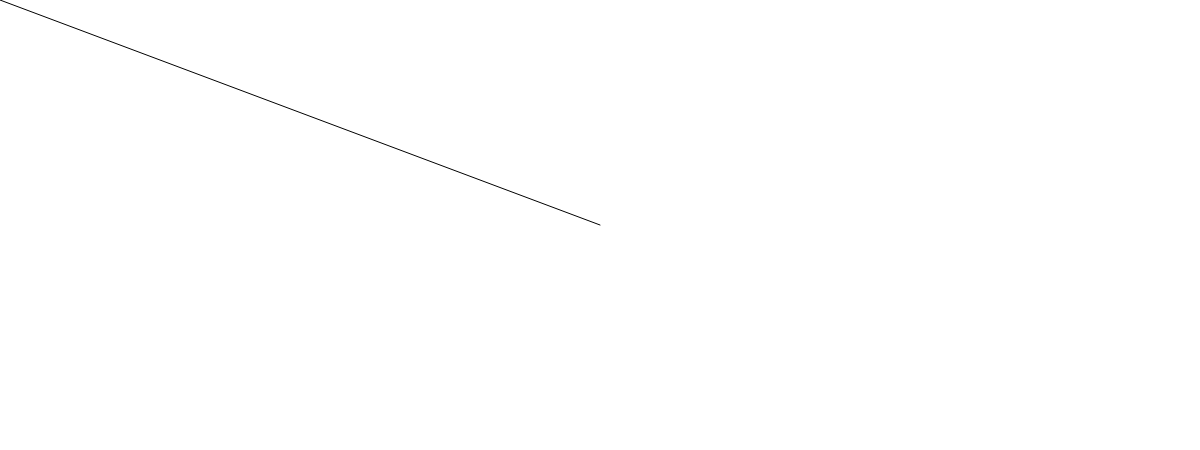
Frame 1 (no input)
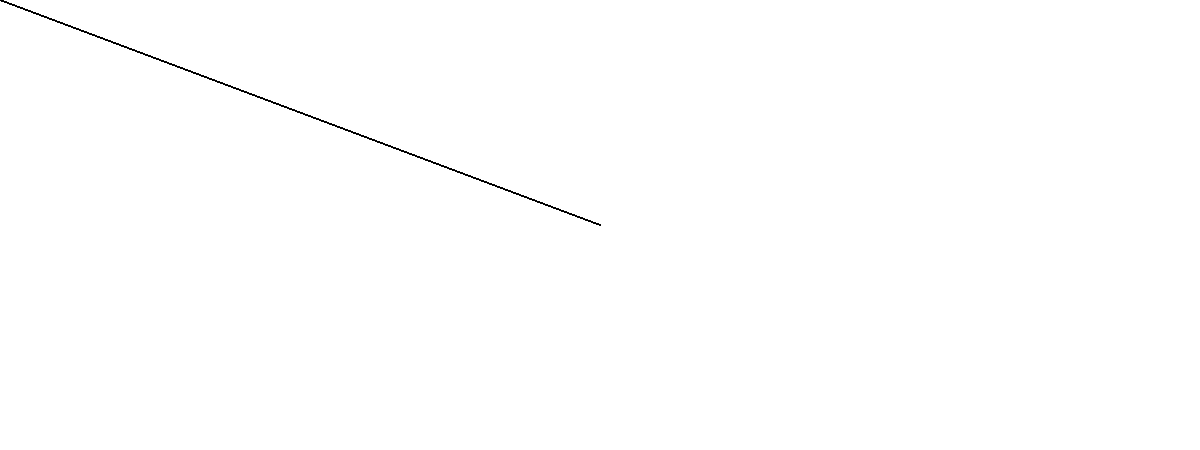
Frame 60 (no input)
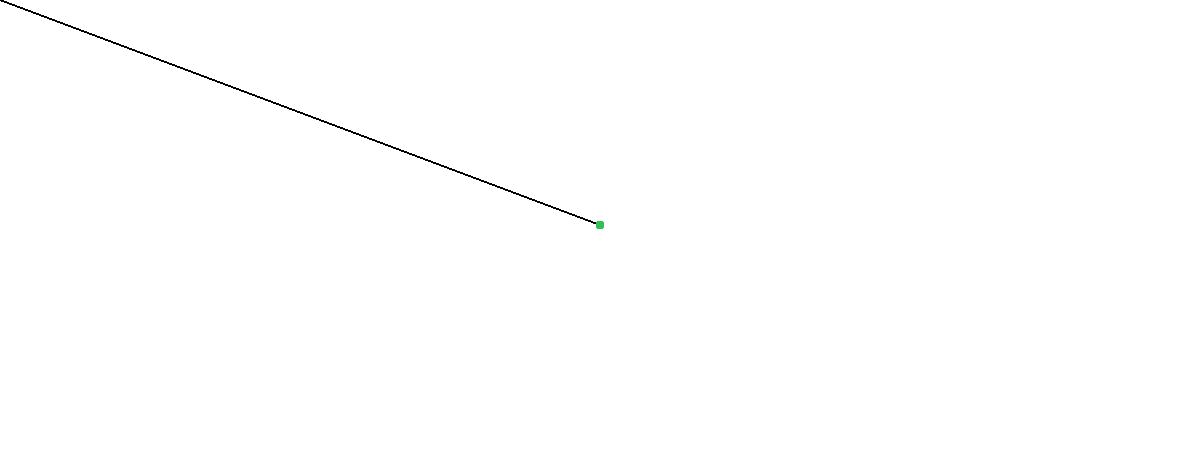
Frame 120 (the mouse pressed at the canvas centre since frame 60)

The p5.js sketch that drew these frames (run headless with seeded random() and noise() and a simulated clock; from frame 60 on, the mouse is pressed at the canvas centre):

// p5.js sketch
// ── sketch.js
var stringfat = 1;
var fill1, fill2, fill3 = 0;
var stringstyle = 1;

function setup() {
  createCanvas(1200,450);
  ellipseMode(CENTER);
  rectMode(CENTER);
}
function draw() {
  var stringxpos = width/2;
  var stringypos = height/2;
  stroke(fill1,fill2,fill3);
  strokeWeight(stringfat);
  if (stringstyle <2) {
    strokeCap = (ROUND);
  } else if (stringstyle >3) {
    strokeCap = (SQUARE);
  }
  //the string
  line(mouseX,mouseY,stringxpos,stringypos);
}

function mousePressed(){
  stringfat = random(1,10);
  fill1 = random(0,255);
  fill2 = random(0,255);
  fill3 = random(0,255);
  stringstyle = random(1,4);
  print(stringfat);
  print(stringstyle);
}
